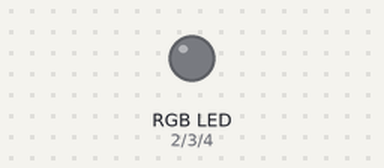
Bench run of a sketch on a simulated Arduino Uno, built with avr-gcc and run on an emulated ATmega328P. Shown: an RGB LED mixed from three pins (HIGH = lit).

Above: at 0.2 s.
At 0.7 s:
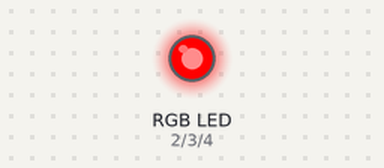
At 1.7 s:
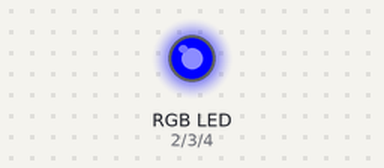
At 2.7 s:
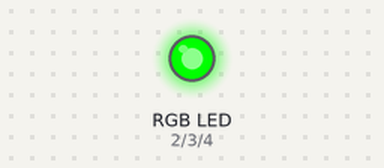
Timing chart, 0 to 3.5 s (numbered marks = the images above):
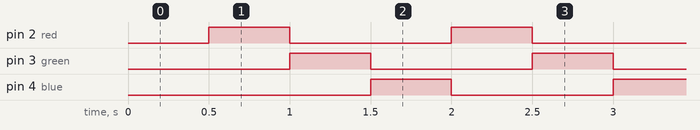

The sketch:

successiveRGB.ino
```cpp
int red = 2;
int green = 3;
int blue = 4;

void setup() {
  // put your setup code here, to run once:
pinMode(red, OUTPUT);
pinMode(green, OUTPUT);
pinMode(blue, OUTPUT);
}

void loop() {
  // put your main code here, to run repeatedly:
  delay(500);
  digitalWrite(blue, LOW);
  digitalWrite(red, HIGH);
  delay(500);
  digitalWrite(red, LOW);
  digitalWrite(green, HIGH);
  delay(500);
  digitalWrite(green, LOW);
  digitalWrite(blue, HIGH);

}
```

Measured:
- by itself, pin 2 (red), pin 3 (green), pin 4 (blue): alternates HIGH for 0.50 s and LOW for 1.0 s
- by itself, everything shown: repeats every 1.5 s, in 3 steps
